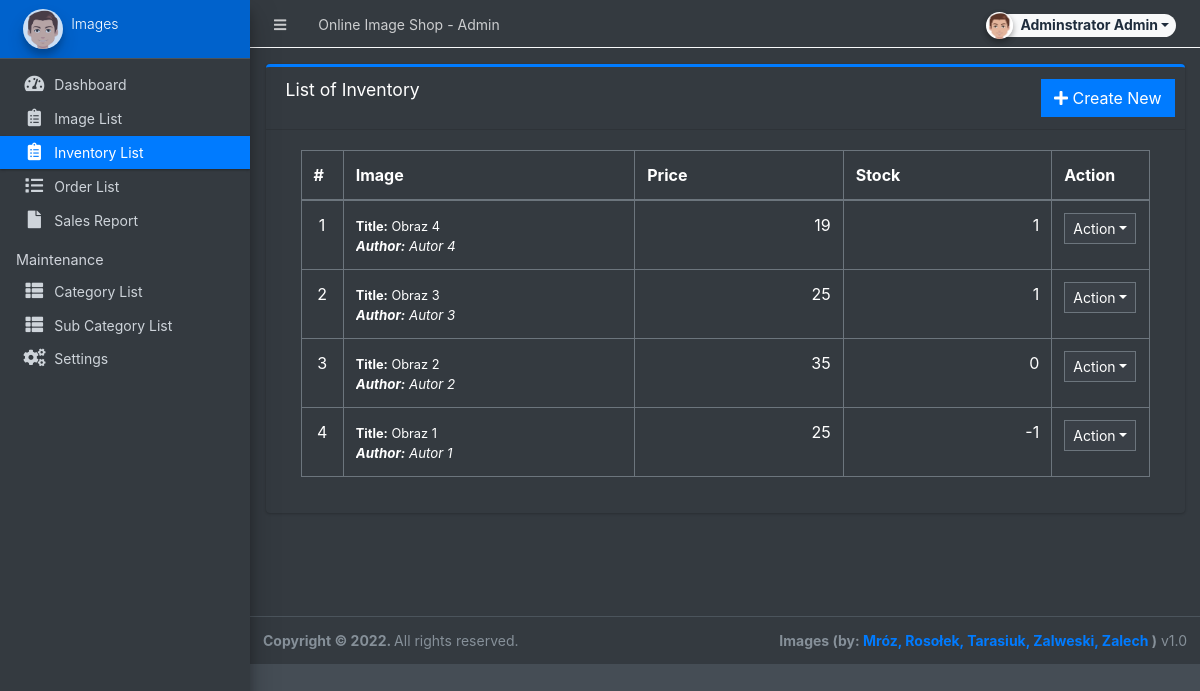
Before: /admin/?page=inventory (signed in) with the older database file.
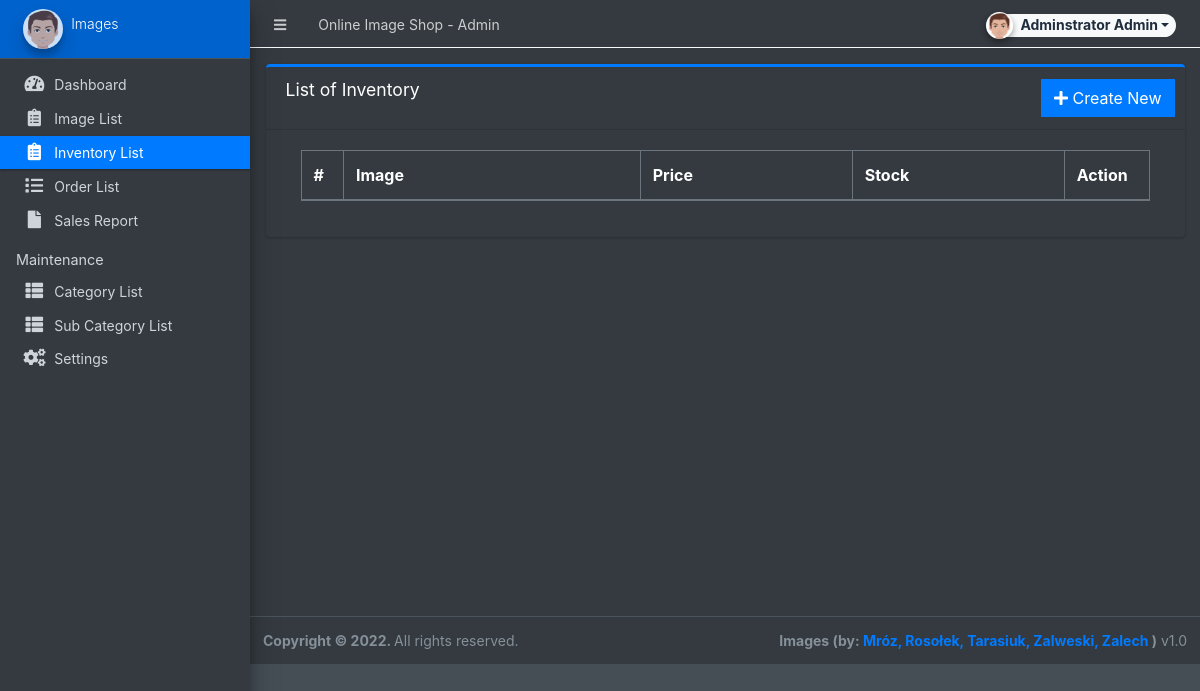
After: the same page with the newer database file.
### tables this page shows
CREATE TABLE `inventory` (
  `id` int(30) NOT NULL,
  `product_id` int(30) NOT NULL,
  `quantity` int(30) NOT NULL,
  `price` double(10,2) NOT NULL,
  `date_created` datetime NOT NULL DEFAULT current_timestamp(),
  `date_updated` datetime DEFAULT NULL ON UPDATE current_timestamp()
);

CREATE TABLE `products` (
  `id` int(30) NOT NULL,
  `category_id` int(30) NOT NULL,
  `sub_category_id` int(30) NOT NULL,
  `status` tinyint(1) NOT NULL DEFAULT 1,
  `date_created` datetime NOT NULL DEFAULT current_timestamp(),
  `title` varchar(250) NOT NULL,
  `author` text NOT NULL,
  `description` text NOT NULL
);

### config.php (called while the page is built, shortened)
<?php
require_once('classes/DBConnection.php');
require_once('classes/SystemSettings.php');
function validate_image($file)
{
    if (!empty($file)) {
        if (is_file(base_app . $file)) {
            return base_url . $file;
        } else {
            return base_url . 'dist/img/no-image-available.png';
        }
    } else {
        return base_url . 'dist/img/no-image-available.png';
    }
}
function isMobileDevice()
{
    $aMobileUA = array(
        '/iphone/i' => 'iPhone',
        '/ipod/i' => 'iPod',
        '/ipad/i' => 'iPad',
        '/android/i' => 'Android',
        '/blackberry/i' => 'BlackBerry',
        '/webos/i' => 'Mobile'
    );
    return false;
}

### classes/DBConnection.php (called while the page is built, shortened)
<?php
class DBConnection
{
    private $host = DB_SERVER;
    private $username = DB_USERNAME;
    private $password = DB_PASSWORD;
    private $database = DB_NAME;
    public $conn;
    public function __construct()
    {
        if (!isset($this->conn)) {
            $this->conn = new mysqli($this->host, $this->username, $this->password, $this->database);
        }
    }
}

### classes/SystemSettings.php (called while the page is built, shortened)
<?php
class SystemSettings extends DBConnection
{
	function userdata($field = '')
	{
		if (!empty($field)) {
			if (isset($_SESSION['userdata'][$field]))
				return $_SESSION['userdata'][$field];
			else
				return null;
		} else {
			return false;
		}
	}
	function info($field = '')
	{
		if (!empty($field)) {
			if (isset($_SESSION['system_info'][$field]))
				return $_SESSION['system_info'][$field];
			else
				return false;
		} else {
			return false;
		}
	}
}
$_settings = new SystemSettings();

### admin/inventory/index.php (the view, shortened to what this page needs)
<div class="card card-outline card-primary">
	<div class="card-header">
		<h3 class="card-title">List of Inventory</h3>
		<div class="card-tools">
			<a href="?page=inventory/manage_inventory" class="btn btn-flat btn-primary"><span class="fas fa-plus"></span> Create New</a>
		</div>
	</div>
	<div class="card-body">
		<div class="container-fluid">
			<div class="container-fluid">
				<table class="table table-bordered table-stripped">
					<colgroup>
						<col width="5%">
						<col width="35%">
						<col width="25%">
						<col width="25%">
						<col width="10%">
					</colgroup>
					<thead>
						<tr>
							<th>#</th>
							<th>Image</th>
							<th>Price</th>
							<th>Stock</th>
							<th>Action</th>
						</tr>
					</thead>
					<tbody>
						<?php
						$i = 1;
						$qry = $conn->query("SELECT i.*,p.title as product,p.author from `inventory` i inner join `products` p on p.id = i.product_id order by unix_timestamp(i.date_created) desc ");
						while ($row = $qry->fetch_assoc()) :
							$sold = $conn->query("SELECT SUM(ol.quantity) as sold FROM order_list ol inner join orders o on o.id = ol.order_id where ol.product_id='{$row['id']}' and o.`status` != 4 ");
							$sold = $sold->num_rows > 0 ? $sold->fetch_assoc()['sold'] : 0;
							$avail = $row['quantity'] - $sold;
							foreach ($row as $k => $v) {
								$row[$k] = trim(stripslashes($v));
							}
						?>
							<tr>
								<td class="text-center"><?php echo $i++; ?></td>
								<td>
									<p class="m-0"><small><b>Title:</b> <?php echo $row['product'] ?></small></p>
									<p class="m-0 truncate"><b>Author:</b> <?php echo $row['author'] ?></p>
								</td>
								<td class="text-right"><?php echo number_format($row['price']) ?></td>
								<td class="text-right"><?php echo $avail ?></td>
								<td align="center">
									<button type="button" class="btn btn-flat btn-default btn-sm dropdown-toggle dropdown-icon" data-toggle="dropdown">
										Action
									</button>
								</td>
							</tr>
						<?php endwhile; ?>
					</tbody>
				</table>
			</div>
		</div>
	</div>
</div>

### admin/index.php (shortened to what this page needs)
<?php require_once('../config.php'); ?>
<!DOCTYPE html>
<html lang="en" class="" style="height: auto;">
<?php require_once('inc/header.php') ?>
<body class="sidebar-mini layout-fixed control-sidebar-slide-open layout-navbar-fixed dark-mode sidebar-mini-md sidebar-mini-xs" data-new-gr-c-s-check-loaded="14.991.0" data-gr-ext-installed="" style="height: auto;">
  <div class="wrapper">
    <?php require_once('inc/topBarNav.php') ?>
    <?php require_once('inc/navigation.php') ?>
    <?php $page = isset($_GET['page']) ? $_GET['page'] : 'home';  ?>
    <div class="content-wrapper bg-dark pt-3" style="min-height: 567.854px;">
      <section class="content  text-dark">
        <div class="container-fluid">
          <?php
          if (!file_exists($page . ".php") && !is_dir($page)) {
            include '404.html';
          } else {
            if (is_dir($page))
              include $page . '/index.php';
            else
              include $page . '.php';
          }
          ?>
        </div>
      </section>
    </div>
    <?php require_once('inc/footer.php') ?>
</body>
</html>

### admin/inc/header.php (shortened to what this page needs)
<head>
    <link rel="stylesheet" href="<?php echo base_url ?>plugins/fontawesome-free/css/all.min.css">
    <link rel="stylesheet" href="<?php echo base_url ?>plugins/tempusdominus-bootstrap-4/css/tempusdominus-bootstrap-4.min.css">
    <link rel="stylesheet" href="<?php echo base_url ?>plugins/datatables-bs4/css/dataTables.bootstrap4.min.css">
    <link rel="stylesheet" href="<?php echo base_url ?>plugins/datatables-responsive/css/responsive.bootstrap4.min.css">
    <link rel="stylesheet" href="<?php echo base_url ?>plugins/datatables-buttons/css/buttons.bootstrap4.min.css">
    <link rel="stylesheet" href="<?php echo base_url ?>plugins/select2/css/select2.min.css">
    <link rel="stylesheet" href="<?php echo base_url ?>plugins/select2-bootstrap4-theme/select2-bootstrap4.min.css">
    <link rel="stylesheet" href="<?php echo base_url ?>plugins/icheck-bootstrap/icheck-bootstrap.min.css">
    <link rel="stylesheet" href="<?php echo base_url ?>plugins/jqvmap/jqvmap.min.css">
    <link rel="stylesheet" href="<?php echo base_url ?>dist/css/adminlte.css">
    <link rel="stylesheet" href="<?php echo base_url ?>dist/css/custom.css">
    <link rel="stylesheet" href="<?php echo base_url ?>plugins/overlayScrollbars/css/OverlayScrollbars.min.css">
    <link rel="stylesheet" href="<?php echo base_url ?>plugins/daterangepicker/daterangepicker.css">
    <link rel="stylesheet" href="<?php echo base_url ?>plugins/summernote/summernote-bs4.min.css">
    <link rel="stylesheet" href="<?php echo base_url ?>plugins/sweetalert2-theme-bootstrap-4/bootstrap-4.min.css">
</head>

### admin/inc/topBarNav.php (shortened to what this page needs)
<nav class="main-header navbar navbar-expand navbar-dark border border-light border-top-0  border-left-0 border-right-0 navbar-light text-sm">
    <ul class="navbar-nav">
        <li class="nav-item">
            <a class="nav-link" data-widget="pushmenu" href="#" role="button"><i class="fas fa-bars"></i></a>
        </li>
        <li class="nav-item d-none d-sm-inline-block">
            <a href="<?php echo base_url ?>" class="nav-link"><?php echo (!isMobileDevice()) ? $_settings->info('name') : $_settings->info('short_name'); ?> - Admin</a>
        </li>
    </ul>
    <ul class="navbar-nav ml-auto">
        <li class="nav-item">
            <div class="btn-group nav-link">
                <button type="button" class="btn btn-rounded badge badge-light dropdown-toggle dropdown-icon" data-toggle="dropdown">
                    <span><img src="<?php echo validate_image($_settings->userdata('avatar')) ?>" class="img-circle elevation-2 user-img" alt="User Image"></span>
                    <span class="ml-3"><?php echo ucwords($_settings->userdata('firstname') . ' ' . $_settings->userdata('lastname')) ?></span>
                </button>
            </div>
        </li>
    </ul>
</nav>

### admin/inc/navigation.php (shortened to what this page needs)
<aside class="main-sidebar sidebar-dark-primary elevation-4 sidebar-no-expand">
    <a href="<?php echo base_url ?>admin" class="brand-link bg-primary text-sm">
        <img src="<?php echo validate_image($_settings->info('logo')) ?>" alt="Store Logo" class="brand-image img-circle elevation-3" style="opacity: .8;width: 2.5rem;height: 2.5rem;max-height: unset">
        <span class="brand-text font-weight-light"><?php echo $_settings->info('short_name') ?></span>
    </a>
    <div class="sidebar os-host os-theme-light os-host-overflow os-host-overflow-y os-host-resize-disabled os-host-transition os-host-scrollbar-horizontal-hidden">
        <div class="os-content-glue" style="margin: 0px -8px; width: 249px; height: 646px;"></div>
        <div class="os-padding">
            <div class="os-viewport os-viewport-native-scrollbars-invisible" style="overflow-y: scroll;">
                <div class="os-content" style="padding: 0px 8px; height: 100%; width: 100%;">
                    <nav class="mt-4">
                        <ul class="nav nav-pills nav-sidebar flex-column text-sm nav-compact nav-flat nav-child-indent nav-collapse-hide-child" data-widget="treeview" role="menu" data-accordion="false">
                            <li class="nav-item dropdown">
                                <a href="./" class="nav-link nav-home">
                                    <i class="nav-icon fas fa-tachometer-alt"></i>
                                    <p>
                                        Dashboard
                                    </p>
                                </a>
                            </li>
                            <li class="nav-item dropdown">
                                <a href="<?php echo base_url ?>admin/?page=product" class="nav-link nav-product">
                                    <i class="nav-icon fas fa-clipboard-list"></i>
                                    <p>
                                        Image List
                                    </p>
                                </a>
                            </li>
                            <li class="nav-item dropdown">
                                <a href="<?php echo base_url ?>admin/?page=inventory" class="nav-link nav-inventory">
                                    <i class="nav-icon fas fa-clipboard-list"></i>
                                    <p>
                                        Inventory List
                                    </p>
                                </a>
                            </li>
                            <li class="nav-item dropdown">
                                <a href="<?php echo base_url ?>admin/?page=orders" class="nav-link nav-orders">
                                    <i class="nav-icon fas fa-list"></i>
                                    <p>
                                        Order List
                                    </p>
                                </a>
                            </li>
                            <li class="nav-item dropdown">
                                <a href="<?php echo base_url ?>admin/?page=sales" class="nav-link nav-sales">
                                    <i class="nav-icon fas fa-file"></i>
                                    <p>
                                        Sales Report
                                    </p>
                                </a>
                            </li>
                            <li class="nav-header">Maintenance</li>
                            <li class="nav-item dropdown">
                                <a href="<?php echo base_url ?>admin/?page=maintenance/category" class="nav-link nav-maintenance/category">
                                    <i class="nav-icon fas fa-th-list"></i>
                                    <p>
                                        Category List
                                    </p>
                                </a>
                            </li>
                            <li class="nav-item dropdown">
                                <a href="<?php echo base_url ?>admin/?page=maintenance/sub_category" class="nav-link nav-maintenance/sub_category">
                                    <i class="nav-icon fas fa-th-list"></i>
                                    <p>
                                        Sub Category List
                                    </p>
                                </a>
                            </li>
                            <li class="nav-item dropdown">
                                <a href="<?php echo base_url ?>admin/?page=system_info" class="nav-link nav-system_info">
                                    <i class="nav-icon fas fa-cogs"></i>
                                    <p>
                                        Settings
                                    </p>
                                </a>
                            </li>
                        </ul>
                    </nav>
                </div>
            </div>
        </div>
    </div>
</aside>

### admin/inc/footer.php (shortened to what this page needs)
<footer class="main-footer text-sm">
    <strong>Copyright © <?php echo date('Y') ?>.
    </strong>
    All rights reserved.
    <div class="float-right d-none d-sm-inline-block">
        <b><?php echo $_settings->info('short_name') ?> (by: <a href="githublink" target="blank">Mróz, Rosołek, Tarasiuk, Zalweski, Zalech</a> )</b> v1.0
    </div>
</footer>
</div>

### admin/inc/topBarNav.php (style rules this page uses)
.user-img { position: absolute; height: 27px; width: 27px; object-fit: cover; left: -7%; top: -12%; }
.btn-rounded { border-radius: 50px; }

Changed rows visible on the page:
removed inventory: product.title "Obraz 4", product.author "Autor 4", price "19", quantity "1"
removed inventory: product.title "Obraz 3", product.author "Autor 3", price "25", quantity "1"
removed inventory: product.title "Obraz 2", product.author "Autor 2", price "35", avail "0"
removed inventory: product.title "Obraz 1", product.author "Autor 1", price "25", avail "-1"
